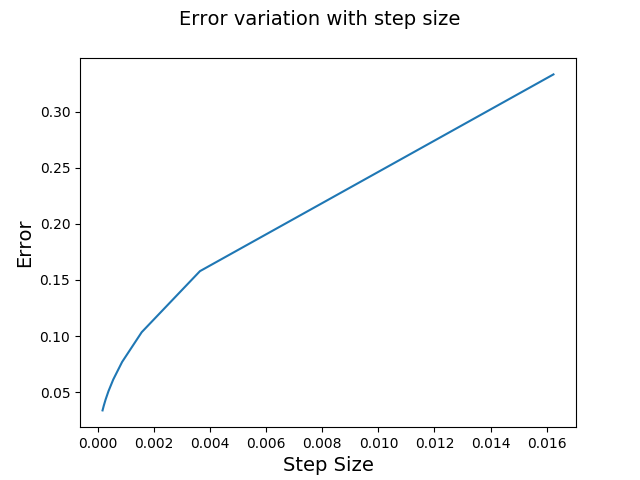

Recreate this plot in Python.
import numpy as np
import matplotlib.pyplot as plt
from scipy.integrate import trapz
values = np.empty(0)
step_size = np.empty(0)
for i in range (10,100,10):
    x,h = np.linspace(-1.0, 2.0, num=i, retstep=True)
    y = ((np.sin(x))**2)/(1+np.cos(x))
    result = trapz(y,x)
    step_size = np.append(step_size, h)
    values = np.append(values, result)

exact = 2*np.arctan(np.sin(2)/(np.cos(2)+1))+2*np.arctan(np.sin(1)/(np.cos(1)+1))-np.sin(2)-np.sin(1)
error = values - exact
fig = plt.figure()
plt.plot(error,step_size)
fig.suptitle('Error variation with step size', fontsize=14)
plt.xlabel('Step Size', fontsize=14)
plt.ylabel('Error', fontsize=14)
plt.show()
